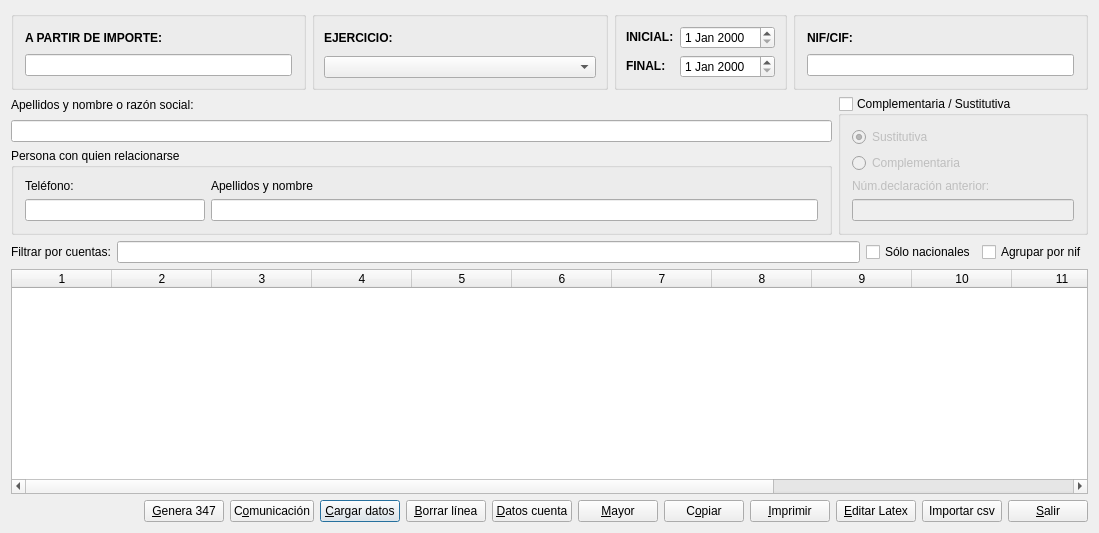
<?xml version="1.0" encoding="UTF-8"?>
<ui version="4.0">
 <author>José Manuel Díez Botella</author>
 <class>conta347</class>
 <widget class="QDialog" name="conta347">
  <property name="geometry">
   <rect>
    <x>0</x>
    <y>0</y>
    <width>1099</width>
    <height>533</height>
   </rect>
  </property>
  <property name="windowTitle">
   <string>MODELO 347</string>
  </property>
  <layout class="QVBoxLayout" name="verticalLayout_8">
   <item>
    <layout class="QHBoxLayout" name="horizontalLayout">
     <item>
      <widget class="QGroupBox" name="groupBox_5">
       <property name="title">
        <string/>
       </property>
       <layout class="QVBoxLayout" name="verticalLayout_5">
        <item>
         <widget class="QLabel" name="textLabel1">
          <property name="text">
           <string>&lt;b&gt;A PARTIR DE IMPORTE:&lt;/b&gt;</string>
          </property>
          <property name="wordWrap">
           <bool>false</bool>
          </property>
         </widget>
        </item>
        <item>
         <widget class="QLineEdit" name="importelineEdit"/>
        </item>
       </layout>
      </widget>
     </item>
     <item>
      <widget class="QGroupBox" name="groupBox_2">
       <property name="title">
        <string/>
       </property>
       <layout class="QVBoxLayout">
        <property name="spacing">
         <number>6</number>
        </property>
        <property name="leftMargin">
         <number>9</number>
        </property>
        <property name="topMargin">
         <number>9</number>
        </property>
        <property name="rightMargin">
         <number>9</number>
        </property>
        <property name="bottomMargin">
         <number>9</number>
        </property>
        <item>
         <widget class="QLabel" name="textLabel2">
          <property name="text">
           <string>&lt;b&gt;EJERCICIO:&lt;/b&gt;</string>
          </property>
          <property name="wordWrap">
           <bool>false</bool>
          </property>
         </widget>
        </item>
        <item>
         <widget class="QComboBox" name="ejerciciocomboBox">
          <property name="sizePolicy">
           <sizepolicy hsizetype="Expanding" vsizetype="Fixed">
            <horstretch>0</horstretch>
            <verstretch>0</verstretch>
           </sizepolicy>
          </property>
         </widget>
        </item>
       </layout>
      </widget>
     </item>
     <item>
      <widget class="QGroupBox" name="groupBox_3">
       <property name="title">
        <string/>
       </property>
       <layout class="QGridLayout" name="_2">
        <property name="leftMargin">
         <number>9</number>
        </property>
        <property name="topMargin">
         <number>9</number>
        </property>
        <property name="rightMargin">
         <number>9</number>
        </property>
        <property name="bottomMargin">
         <number>9</number>
        </property>
        <property name="spacing">
         <number>6</number>
        </property>
        <item row="1" column="1">
         <widget class="QDateEdit" name="finaldateEdit"/>
        </item>
        <item row="0" column="1">
         <widget class="QDateEdit" name="inicialdateEdit"/>
        </item>
        <item row="1" column="0">
         <widget class="QLabel" name="textLabel2_2">
          <property name="text">
           <string>&lt;b&gt;FINAL:&lt;/b&gt;</string>
          </property>
          <property name="wordWrap">
           <bool>false</bool>
          </property>
         </widget>
        </item>
        <item row="0" column="0">
         <widget class="QLabel" name="textLabel1_2">
          <property name="text">
           <string>&lt;b&gt;INICIAL:&lt;/b&gt;</string>
          </property>
          <property name="wordWrap">
           <bool>false</bool>
          </property>
         </widget>
        </item>
       </layout>
      </widget>
     </item>
     <item>
      <widget class="QGroupBox" name="groupBox_4">
       <property name="title">
        <string/>
       </property>
       <layout class="QVBoxLayout" name="verticalLayout">
        <item>
         <widget class="QLabel" name="label">
          <property name="font">
           <font>
            <weight>75</weight>
            <bold>true</bold>
           </font>
          </property>
          <property name="text">
           <string>NIF/CIF:</string>
          </property>
         </widget>
        </item>
        <item>
         <widget class="QLineEdit" name="ciflineEdit"/>
        </item>
       </layout>
      </widget>
     </item>
    </layout>
   </item>
   <item>
    <layout class="QHBoxLayout" name="horizontalLayout_2">
     <item>
      <layout class="QVBoxLayout" name="verticalLayout_3">
       <item>
        <layout class="QVBoxLayout" name="verticalLayout_2">
         <item>
          <widget class="QLabel" name="label_3">
           <property name="text">
            <string>Apellidos y nombre o razón social:</string>
           </property>
          </widget>
         </item>
         <item>
          <widget class="QLineEdit" name="nombrelineEdit"/>
         </item>
        </layout>
       </item>
       <item>
        <widget class="QGroupBox" name="groupBox">
         <property name="title">
          <string>Persona con quien relacionarse</string>
         </property>
         <layout class="QHBoxLayout" name="horizontalLayout_4">
          <item>
           <layout class="QVBoxLayout" name="verticalLayout_4">
            <item>
             <widget class="QLabel" name="label_7">
              <property name="text">
               <string>Teléfono:</string>
              </property>
             </widget>
            </item>
            <item>
             <widget class="QLineEdit" name="telefonolineEdit">
              <property name="maximumSize">
               <size>
                <width>180</width>
                <height>16777215</height>
               </size>
              </property>
             </widget>
            </item>
           </layout>
          </item>
          <item>
           <layout class="QVBoxLayout" name="verticalLayout_6">
            <item>
             <widget class="QLabel" name="label_8">
              <property name="text">
               <string>Apellidos y nombre</string>
              </property>
             </widget>
            </item>
            <item>
             <widget class="QLineEdit" name="nombrerellineEdit"/>
            </item>
           </layout>
          </item>
         </layout>
        </widget>
       </item>
      </layout>
     </item>
     <item>
      <widget class="QGroupBox" name="complgroupBox">
       <property name="maximumSize">
        <size>
         <width>250</width>
         <height>16777215</height>
        </size>
       </property>
       <property name="title">
        <string>Complementaria / Sustitutiva</string>
       </property>
       <property name="checkable">
        <bool>true</bool>
       </property>
       <property name="checked">
        <bool>false</bool>
       </property>
       <layout class="QVBoxLayout" name="verticalLayout_7">
        <item>
         <widget class="QRadioButton" name="sustitutivaradioButton">
          <property name="text">
           <string>Sustitutiva</string>
          </property>
          <property name="checked">
           <bool>true</bool>
          </property>
         </widget>
        </item>
        <item>
         <widget class="QRadioButton" name="complementariaradioButton">
          <property name="text">
           <string>Complementaria</string>
          </property>
         </widget>
        </item>
        <item>
         <widget class="QLabel" name="label_9">
          <property name="text">
           <string>Núm.declaración anterior:</string>
          </property>
         </widget>
        </item>
        <item>
         <widget class="QLineEdit" name="anteriorlineEdit"/>
        </item>
       </layout>
      </widget>
     </item>
    </layout>
   </item>
   <item>
    <layout class="QHBoxLayout" name="horizontalLayout_3">
     <item>
      <widget class="QLabel" name="label_2">
       <property name="text">
        <string>Filtrar por cuentas:</string>
       </property>
      </widget>
     </item>
     <item>
      <widget class="QLineEdit" name="cuentaslineEdit"/>
     </item>
     <item>
      <widget class="QCheckBox" name="nacionales_checkBox">
       <property name="text">
        <string>Sólo nacionales</string>
       </property>
      </widget>
     </item>
     <item>
      <widget class="QCheckBox" name="agrupcifcheckBox">
       <property name="text">
        <string>Agrupar por nif</string>
       </property>
      </widget>
     </item>
    </layout>
   </item>
   <item>
    <widget class="QTableWidget" name="latconta347">
     <property name="columnCount">
      <number>14</number>
     </property>
     <column/>
     <column/>
     <column/>
     <column/>
     <column/>
     <column/>
     <column/>
     <column/>
     <column/>
     <column/>
     <column/>
     <column/>
     <column/>
     <column/>
    </widget>
   </item>
   <item>
    <layout class="QHBoxLayout">
     <property name="spacing">
      <number>6</number>
     </property>
     <property name="leftMargin">
      <number>0</number>
     </property>
     <property name="topMargin">
      <number>0</number>
     </property>
     <property name="rightMargin">
      <number>0</number>
     </property>
     <property name="bottomMargin">
      <number>0</number>
     </property>
     <item>
      <spacer>
       <property name="orientation">
        <enum>Qt::Horizontal</enum>
       </property>
       <property name="sizeHint" stdset="0">
        <size>
         <width>40</width>
         <height>20</height>
        </size>
       </property>
      </spacer>
     </item>
     <item>
      <widget class="QPushButton" name="gen347pushButton">
       <property name="text">
        <string>&amp;Genera 347</string>
       </property>
       <property name="icon">
        <iconset resource="keme.qrc">
         <normaloff>:/iconos/graf/pad.png</normaloff>:/iconos/graf/pad.png</iconset>
       </property>
      </widget>
     </item>
     <item>
      <widget class="QPushButton" name="comunicpushButton">
       <property name="text">
        <string>C&amp;omunicación</string>
       </property>
       <property name="icon">
        <iconset resource="keme.qrc">
         <normaloff>:/iconos/graf/stock_addressbook.png</normaloff>:/iconos/graf/stock_addressbook.png</iconset>
       </property>
      </widget>
     </item>
     <item>
      <widget class="QPushButton" name="cargapushButton">
       <property name="text">
        <string>&amp;Cargar datos</string>
       </property>
       <property name="icon">
        <iconset resource="keme.qrc">
         <normaloff>:/iconos/graf/refresh.xpm</normaloff>:/iconos/graf/refresh.xpm</iconset>
       </property>
       <property name="shortcut">
        <string>Alt+C</string>
       </property>
       <property name="default">
        <bool>true</bool>
       </property>
      </widget>
     </item>
     <item>
      <widget class="QPushButton" name="borrarpushButton">
       <property name="text">
        <string>&amp;Borrar línea</string>
       </property>
       <property name="icon">
        <iconset resource="keme.qrc">
         <normaloff>:/iconos/graf/borrar.png</normaloff>:/iconos/graf/borrar.png</iconset>
       </property>
      </widget>
     </item>
     <item>
      <widget class="QPushButton" name="datospushButton">
       <property name="text">
        <string>&amp;Datos cuenta</string>
       </property>
       <property name="icon">
        <iconset resource="keme.qrc">
         <normaloff>:/iconos/graf/resource-group.png</normaloff>:/iconos/graf/resource-group.png</iconset>
       </property>
       <property name="shortcut">
        <string>Alt+C</string>
       </property>
      </widget>
     </item>
     <item>
      <widget class="QPushButton" name="mayorpushButton">
       <property name="text">
        <string>&amp;Mayor</string>
       </property>
       <property name="icon">
        <iconset resource="keme.qrc">
         <normaloff>:/iconos/graf/mayorg.xpm</normaloff>:/iconos/graf/mayorg.xpm</iconset>
       </property>
      </widget>
     </item>
     <item>
      <widget class="QPushButton" name="copiarpushButton">
       <property name="text">
        <string>C&amp;opiar</string>
       </property>
       <property name="icon">
        <iconset resource="keme.qrc">
         <normaloff>:/iconos/graf/Copy.png</normaloff>:/iconos/graf/Copy.png</iconset>
       </property>
      </widget>
     </item>
     <item>
      <widget class="QPushButton" name="imprimepushButton">
       <property name="text">
        <string>&amp;Imprimir</string>
       </property>
       <property name="icon">
        <iconset resource="keme.qrc">
         <normaloff>:/iconos/graf/Print-icon.png</normaloff>:/iconos/graf/Print-icon.png</iconset>
       </property>
       <property name="shortcut">
        <string>Alt+I</string>
       </property>
      </widget>
     </item>
     <item>
      <widget class="QPushButton" name="latexpushButton">
       <property name="text">
        <string>&amp;Editar Latex</string>
       </property>
       <property name="icon">
        <iconset resource="keme.qrc">
         <normaloff>:/iconos/graf/tex.png</normaloff>:/iconos/graf/tex.png</iconset>
       </property>
      </widget>
     </item>
     <item>
      <widget class="QPushButton" name="csvpushButton">
       <property name="text">
        <string>Importar csv</string>
       </property>
       <property name="icon">
        <iconset resource="keme.qrc">
         <normaloff>:/iconos/graf/fileopen2.png</normaloff>:/iconos/graf/fileopen2.png</iconset>
       </property>
      </widget>
     </item>
     <item>
      <widget class="QPushButton" name="salirpushButton">
       <property name="text">
        <string>&amp;Salir</string>
       </property>
       <property name="icon">
        <iconset resource="keme.qrc">
         <normaloff>:/iconos/graf/application-exit.png</normaloff>:/iconos/graf/application-exit.png</iconset>
       </property>
       <property name="shortcut">
        <string>Alt+S</string>
       </property>
      </widget>
     </item>
    </layout>
   </item>
  </layout>
 </widget>
 <layoutdefault spacing="6" margin="11"/>
 <tabstops>
  <tabstop>importelineEdit</tabstop>
  <tabstop>ejerciciocomboBox</tabstop>
  <tabstop>inicialdateEdit</tabstop>
  <tabstop>finaldateEdit</tabstop>
  <tabstop>ciflineEdit</tabstop>
  <tabstop>nombrelineEdit</tabstop>
  <tabstop>complgroupBox</tabstop>
  <tabstop>telefonolineEdit</tabstop>
  <tabstop>nombrerellineEdit</tabstop>
  <tabstop>sustitutivaradioButton</tabstop>
  <tabstop>complementariaradioButton</tabstop>
  <tabstop>anteriorlineEdit</tabstop>
  <tabstop>cuentaslineEdit</tabstop>
  <tabstop>nacionales_checkBox</tabstop>
  <tabstop>agrupcifcheckBox</tabstop>
  <tabstop>latconta347</tabstop>
  <tabstop>gen347pushButton</tabstop>
  <tabstop>comunicpushButton</tabstop>
  <tabstop>cargapushButton</tabstop>
  <tabstop>borrarpushButton</tabstop>
  <tabstop>datospushButton</tabstop>
  <tabstop>mayorpushButton</tabstop>
  <tabstop>copiarpushButton</tabstop>
  <tabstop>imprimepushButton</tabstop>
  <tabstop>latexpushButton</tabstop>
  <tabstop>csvpushButton</tabstop>
  <tabstop>salirpushButton</tabstop>
 </tabstops>
 <resources>
  <include location="keme.qrc"/>
 </resources>
 <connections>
  <connection>
   <sender>salirpushButton</sender>
   <signal>clicked()</signal>
   <receiver>conta347</receiver>
   <slot>accept()</slot>
   <hints>
    <hint type="sourcelabel">
     <x>642</x>
     <y>455</y>
    </hint>
    <hint type="destinationlabel">
     <x>20</x>
     <y>20</y>
    </hint>
   </hints>
  </connection>
 </connections>
</ui>
